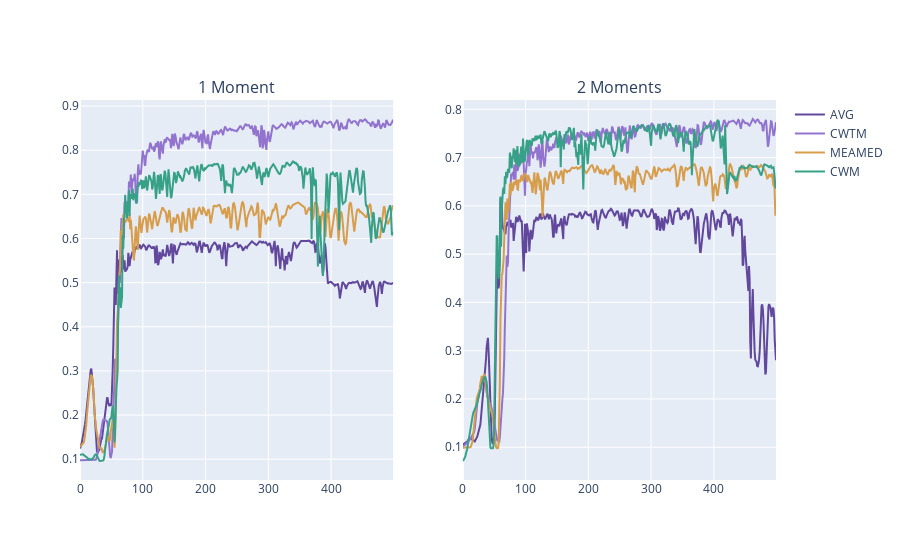

This figure's notebook cell:
### Code cell
fig = make_subplots(rows=1, cols=2, subplot_titles = ["1 Moment", "2 Moments"])
attack = "little" # little, label_flip

x = np.arange(500)

for idx, moments in enumerate(["1_moment", "2_moments"]):
    
    results_avg = np.load(f"results/test_accuracy/{moments}/{attack}/avg_15_5_500_(0.9, 0.999).npy", allow_pickle=True) 
    results_cwtm = np.load(f"results/test_accuracy/{moments}/{attack}/cwtm_15_5_500_(0.9, 0.999).npy", allow_pickle=True) 
    results_meamed = np.load(f"results/test_accuracy/{moments}/{attack}/meamed_15_5_500_(0.9, 0.999).npy", allow_pickle=True) 
    results_cwm = np.load(f"results/test_accuracy/{moments}/{attack}/cwm_15_5_500_(0.9, 0.999).npy", allow_pickle=True) 
    
    print(f"{moments} avg: {np.max(results_avg)}")
    print(f"{moments} cwtm: {np.max(results_cwtm)}")
    print(f"{moments} meamed: {np.max(results_meamed)}")
    print(f"{moments} cwm: {np.max(results_cwm)}")


    fig.add_trace(
        go.Scatter(
            name = "AVG",
            x = x,
            y = results_avg[0],
            mode = 'lines',
            legendgroup = "g1",
            showlegend= True if idx==1 else False,
            line_color='#62489d'
        ), row=1, col=idx+1
    )

    fig.add_trace(
        go.Scatter(
            name = "CWTM",
            x = x,
            y = results_cwtm[0],
            mode = 'lines',
            legendgroup = "g1",
            showlegend= True if idx==1 else False,
            line_color='#9274cf'
        ), row=1, col=idx+1
    )

    fig.add_trace(
        go.Scatter(
            name = "MEAMED",
            x = x,
            y = results_meamed[0],
            mode = 'lines',
            legendgroup = "g1",
            showlegend= True if idx==1 else False,
            line_color='#d79d4b'
        ), row=1, col=idx+1
    )

    fig.add_trace(
        go.Scatter(
            name = "CWM",
            x = x,
            y = results_cwm[0],
            mode = 'lines',
            legendgroup = "g1",
            showlegend= True if idx==1 else False,
            line_color='#37a187'
        ), row=1, col=idx+1
    )

    # #1d7760
    
fig.show()

### Figure 1 — Plotly figure (JSON) as saved in the notebook; plotly's stock layout.template omitted (floating-point values rounded to 4 significant figures; data arrays with more than 128 entries replaced by an {"elided": "..."} marker saying what was removed)
{"data": [{"legendgroup": "g1", "line": {"color": "#62489d"}, "mode": "lines", "name": "AVG", "showlegend": false, "type": "scatter", "x": {"elided": "500 int values"}, "xaxis": "x", "y": {"elided": "500 float values"}, "yaxis": "y"}, {"legendgroup": "g1", "line": {"color": "#9274cf"}, "mode": "lines", "name": "CWTM", "showlegend": false, "type": "scatter", "x": {"elided": "500 int values"}, "xaxis": "x", "y": {"elided": "500 float values"}, "yaxis": "y"}, {"legendgroup": "g1", "line": {"color": "#d79d4b"}, "mode": "lines", "name": "MEAMED", "showlegend": false, "type": "scatter", "x": {"elided": "500 int values"}, "xaxis": "x", "y": {"elided": "500 float values"}, "yaxis": "y"}, {"legendgroup": "g1", "line": {"color": "#37a187"}, "mode": "lines", "name": "CWM", "showlegend": false, "type": "scatter", "x": {"elided": "500 int values"}, "xaxis": "x", "y": {"elided": "500 float values"}, "yaxis": "y"}, {"legendgroup": "g1", "line": {"color": "#62489d"}, "mode": "lines", "name": "AVG", "showlegend": true, "type": "scatter", "x": {"elided": "500 int values"}, "xaxis": "x2", "y": {"elided": "500 float values"}, "yaxis": "y2"}, {"legendgroup": "g1", "line": {"color": "#9274cf"}, "mode": "lines", "name": "CWTM", "showlegend": true, "type": "scatter", "x": {"elided": "500 int values"}, "xaxis": "x2", "y": {"elided": "500 float values"}, "yaxis": "y2"}, {"legendgroup": "g1", "line": {"color": "#d79d4b"}, "mode": "lines", "name": "MEAMED", "showlegend": true, "type": "scatter", "x": {"elided": "500 int values"}, "xaxis": "x2", "y": {"elided": "500 float values"}, "yaxis": "y2"}, {"legendgroup": "g1", "line": {"color": "#37a187"}, "mode": "lines", "name": "CWM", "showlegend": true, "type": "scatter", "x": {"elided": "500 int values"}, "xaxis": "x2", "y": {"elided": "500 float values"}, "yaxis": "y2"}], "layout": {"annotations": [{"font": {"size": 16}, "showarrow": false, "text": "1 Moment", "x": 0.225, "xanchor": "center", "xref": "paper", "y": 1, "yanchor": "bottom", "yref": "paper"}, {"font": {"size": 16}, "showarrow": false, "text": "2 Moments", "x": 0.775, "xanchor": "center", "xref": "paper", "y": 1, "yanchor": "bottom", "yref": "paper"}], "autosize": true, "xaxis": {"anchor": "y", "autorange": true, "domain": [0, 0.45], "range": [0, 499], "type": "linear"}, "xaxis2": {"anchor": "y2", "autorange": true, "domain": [0.55, 1], "range": [0, 499], "type": "linear"}, "yaxis": {"anchor": "x", "autorange": true, "domain": [0, 1], "range": [0.05286, 0.9137], "type": "linear"}, "yaxis2": {"anchor": "x2", "autorange": true, "domain": [0, 1], "range": [0.03214, 0.8193], "type": "linear"}}}
